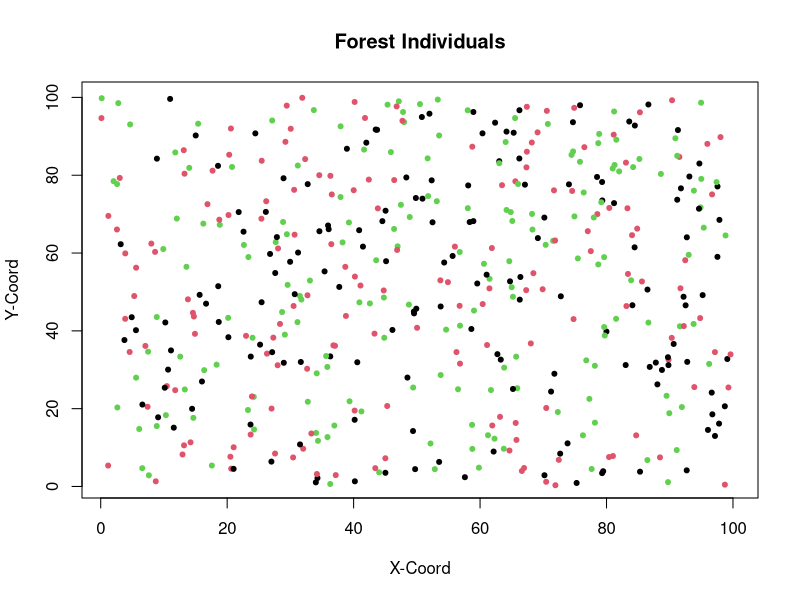

Write the R code that produced this figure. (Note: this script raises an error after producing the figure.)
#Load packages

library(tidyverse) 
library(gridExtra)



### Initialize params ###

# Set up a grid to represent land
#Place individuals on plot
xsize = ysize = 100

numInd = 500
numSpecies = 3
data <-  tibble("ID" = 1:numInd, "age" = 3, 
                 species = sample(numSpecies, numInd, replace = TRUE), "xlocation" = runif(numInd, 0, 100), 
                 "ylocation" = runif(numInd,0,100), "parentalDistance" = 0)
#Ignore:
#sample(150, numInd, replace = TRUE)

herbivores <- data %>%  slice_sample(n = 250) %>% select(-c(ID, age, parentalDistance))
herbivores <- herbivores %>% mutate(ID = 1:nrow(herbivores), age = 0)
plot(data$xlocation, data$ylocation, col = data$species, pch = 20, xlim = c(1,100), ylim = c(1,100),
     xlab = "X-Coord", ylab = "Y-Coord", main = "Forest Individuals")



#Set up rates of birth/death/growth etc...
deltaT = 1 #1 year periods of growth
ageChange = deltaT
maxAge = 150
seeds = 1
dispParam = 5 #dispersalParam
DensParam = 0.3 #DensityParamx
# DensParam1 = 2
uniqueSp = unique(data$species)
numYears = 10000




#Herbivore initials
HerbDensParam = 5
HerbEffectiveness = 1.2

# Used for summary statistics
speciesPop = NULL
herbPop = NULL
agePops = NULL
herbAgePop = NULL
denseSpecies <- NULL




### MAIN LOOP ####


for(t in seq(0, numYears, by = deltaT)){ 
  #grow
  data$age = data$age + deltaT
  herbivores$age = herbivores$age + 1
  
  #disperse seeds/
  adults <- data[data$age > 3, ]
  Ind = data[1, ]
  babies <- dispersal(adults)
  #survival of seeds
  #babies <- seedPredation(babies, babies$parentalDistance)
  data <- bind_rows(data, babies)
  #Do not let trees grow on top of eachother
  data <- treeProximity(data)
  #Background death of adults. Death rate decreases with age
  data <- backgroundDeath(data, data$age)
  
  #Conspecific density death
  #livePastDens = NULL
  #for (k in 1:length(uniqueSp)){
  #   sp = uniqueSp[k]
  #   subPop = subset(data, species == sp)
  #   survived <- densityPredation(subPop)
  #   livePastDens <-  bind_rows(livePastDens, survived)
  #   livePastDens <- livePastDens[order(livePastDens$ID), ]
  # }
  #data <- livePastDens
  #trees over max age die
  
  countSpecies <- speciesSize(data$species)
  speciesPop <-  bind_rows(speciesPop, countSpecies)
  
  #Herbivores die
  herbivores <- herbivoreDeath(data, herbivores)
  
  
  #Herbivores reproduce
  newHerbivores <- herbivoreGrowth(data, herbivores)
  herbivores <- bind_rows(herbivores, newHerbivores)
  herbivores <- herbivores[!duplicated(herbivores$xlocation) & !duplicated(herbivores$ylocation),]
  
  #Supplemental
  countHerbs <- speciesSize(herbivores$species)
  herbPop <- bind_rows(herbPop, countHerbs)
  
  #Herbivores damage trees
  data <-  herbivory(data, herbivores)
  
  
  #Supp  functions/Statistics
  ages <- tibble("gen" = t, "babies" = nrow(subset(data, age < 6)), "young" = nrow(subset(data, age >= 6 & age <=20)), "middle aged" = nrow(subset(data, age > 20 &
                                                                                                   age < 50)), 
                 "old" = nrow(subset(data, age >= 50)))
  
  herbAges <- tibble("gen" = t, "babies" = nrow(subset(herbivores, age < 6)), 
                     "young" = nrow(subset(herbivores, age >= 6 & age <=20)),
                     "middle aged" = nrow(subset(herbivores, age > 20 &                                                                                                                                 age < 50)), 
                     "old" = nrow(subset(herbivores, age >= 50)))
  currentDens <- tibble("gen" = t, "num" = speciesDense(data))
  
  denseSpecies <- bind_rows(denseSpecies, currentDens)
  agePops <- bind_rows(agePops, ages)
  herbAgePop <- bind_rows(herbAgePop, herbAges)
  plot(data$xlocation, data$ylocation, col = data$species, pch = 20, xlim = c(1,100), ylim = c(1,100))
  #plot(herbivores$xlocation, herbivores$ylocation, col = herbivores$species, pch = 20, xlim = c(1,100), ylim = c(1,100))
  
  print(t)

}


##### MAIN FUNCTIONS #######

#Disperse 10 seeds per parent
dispersal <- function(Trees){
  if(nrow(Trees)>0){
    babies = NULL
    for (i in 1:nrow(Trees)){
      eachAdult = Trees[i,]
      for (j in 1:seeds){
        baby = Trees[1, ]
        baby$age = as.integer(0)
        baby$ID  = max(data$ID) + (10*(i-1)) + j
        baby$species  =  eachAdult$species
        babyDist = (rnorm(1, mean=0, sd=dispParam))
        xDirection = runif(1)
        baby$xlocation = ((xDirection*babyDist) + eachAdult$xlocation) %% xsize
        baby$ylocation = (((1-xDirection) * babyDist) + eachAdult$ylocation) %% ysize
        baby$parentalDistance = abs(babyDist)
        babies <- bind_rows(babies, baby)
      }
    }
    return(babies)
  }
    
}

treeProximity <- function(trees){
  tooClose = NULL
  for(i in 1:nrow(trees)){
    ind <- trees[i, ]
    xNeighbors = data.frame(subset(trees, xlocation <= ind$xlocation + DensParam &
                                       xlocation >= ind$xlocation - DensParam))
    yNeighbors = data.frame(subset(trees, ylocation <= ind$ylocation + DensParam &
                                     ylocation >= ind$ylocation - DensParam))
    neighbors = intersect(xNeighbors, yNeighbors)
    neighbors = unique(neighbors)
    neighbors <- subset(neighbors, ID != ind$ID)
    if(ind$age == 0 & nrow(neighbors) > 0){
      tooClose <- bind_rows(tooClose, ind)
    }
  }
  return(subset(trees, !(ID %in% tooClose$ID)))
}

#Natural Background death
backgroundDeath <- function(population, age){
  living = c()
  probDeath = c()
  for (i in 1:nrow(population)){
    probDeath[i] <- ifelse(age[i] > 0,  0.3/(age[i]), 0.35)
    alive <- (runif(1) > probDeath[i])
    living[i] = alive
  }
  return(population[living,])
}




#### HERBIVORY FUNCTIONS ######


#Herbivory function: herbivores kill trees
herbivory <- function(trees, herbivores){
  deadTrees = NULL
  for (i in 1:nrow(herbivores)){
    indHerbivore = herbivores[i, ]
    infected = data[data$xlocation == indHerbivore$xlocation  & data$ylocation == indHerbivore$ylocation, ]
    probSurv = (((infected$age+1)) / (((indHerbivore$age)+1)*HerbEffectiveness))
    if(probSurv < abs(rnorm(1))){
      deadTrees <- bind_rows(deadTrees, infected)
    }
  }
  deadID = deadTrees$ID
  return(subset(trees, !(ID %in% deadID)))
}

herbivoreGrowth <- function(trees, herbivores){
  infectedTrees <- NULL
  for (i in 1:nrow(herbivores)){
    indHerbivore <- herbivores[i, ]
    infectedTree <- subset(trees, xlocation > indHerbivore$xlocation - (HerbDensParam)
                           & xlocation < indHerbivore$xlocation + (HerbDensParam )
                           & ylocation > indHerbivore$ylocation - (HerbDensParam)
                           & ylocation < indHerbivore$ylocation + (HerbDensParam )
                           & species == indHerbivore$species)
    infectedTree <- subset(infectedTree, (xlocation != indHerbivore$xlocation | ylocation != indHerbivore$ylocation))
    infectedTrees <- bind_rows(infectedTrees, infectedTree)
  }
  if(nrow(infectedTrees) > 0){
    newHerbivores <- infectedTrees %>%  select(-c(parentalDistance, ID, age)) %>% 
      mutate(ID = seq(max(herbivores$ID)+1, 
      max(herbivores$ID)+nrow(infectedTrees)), age = 0)
  }else{
    newHerbivores <- NULL
  }
  return(newHerbivores)
}

herbivoreDeath <- function(trees, herbivores){
  dead = NULL
  totalInf = NULL
  for (i in 1:nrow(herbivores)){
    indHerbivore = herbivores[i, ]
    infected = data[data$xlocation == indHerbivore$xlocation  & data$ylocation == indHerbivore$ylocation, ]
    if (nrow(infected) < 1){
      dead <- bind_rows(dead, indHerbivore)
    }
  }
  herbID = dead$ID
  return(subset(herbivores, !(ID %in% herbID)))
}






### SUPPLEMENTAL FUNCTIONS###


#Plot pathogen vs trees
grid.arrange(plotSpecies(speciesPop), plotHerbSpecies(herbPop), ncol = 1)


#Plot the age distribution over time of trees
agePops1 <-  pivot_longer(agePops, cols = !gen, names_to = "Group", values_to = "Count")
agePopGraph <- ggplot(agePops1, aes(gen, Count, color = Group))+
  geom_line()

herbAgePop1 <-  pivot_longer(herbAgePop, cols = !gen, names_to = "Group", values_to = "Count")
herbAgeGraph <- ggplot(herbAgePop1, aes(gen, Count, color = Group))+
  geom_line()

grid.arrange(agePopGraph, herbAgeGraph, ncol = 1)


#plot adult pop
herbivoreOld <- subset(herbivores, age > 50)
herbAgePopOld <-  pivot_longer(herbivoreOld, cols = !gen, names_to = "Group", values_to = "Count")
herbAgeGraph <- ggplot(herbAgePopOld, aes(gen, Count, color = Group))+
  geom_line()


agePopGraph <- ggplot(agePops, aes(gen, old))+
  geom_line()

#Plot species density
ggplot(data = denseSpecies, aes(x = gen, y= num))+
  geom_line()

#Used to plot population over time
plotSize <- function(popSize){
  popTime <- tibble("gen" = c(1:length(popSize)), "population" = popSize)
  plot(popTime$gen, popTime$population, type = "b", col = "blue")
}

#used to plot average density for a specific parameter
densSize <- function(xlocation, ylocation){
  Densities = NULL
  for (i in seq(0,95, by = 5)){
    popSegment = subset(xlocation, xlocation > i & xlocation < i+5)
    Densities = c(Densities, length(popSegment))
  }
  return(mean(Densities))
}

#Track population of each species
speciesSize <- function(speciesTypes){
  a = speciesTypes[speciesTypes == 1]
  b = speciesTypes[speciesTypes == 2]
  c = speciesTypes[speciesTypes == 3]
  
  df <- tibble("Species 1" = length(a), "Species 2" = length(b), "Species 3" = length(c))
  return(df)
}


#Plot amount of each species
plotSpecies <- function(speciesPop){
  speciesPop <- add_column(speciesPop, gen = 1:nrow(speciesPop))
  speciesPop <- pivot_longer(speciesPop, cols = starts_with("Species"), names_to = "Species",
                             names_prefix = "Species ", values_to = "Count")
  ggplot(data = speciesPop, aes(gen, Count, col = Species))+
    geom_point()+
    geom_line()+
    ylim(0, max(speciesPop$Count))+
    ylab("Tree Count")
  
}
plotHerbSpecies <- function(speciesPop){
  speciesPop <- add_column(speciesPop, gen = 1:nrow(speciesPop))
  speciesPop <- pivot_longer(speciesPop, cols = starts_with("Species"), names_to = "Species",
                             names_prefix = "Species ", values_to = "Count")
  ggplot(data = speciesPop, aes(gen, Count, col = Species))+
    geom_point()+
    geom_line()+
    ylim(0, max(speciesPop$Count))+
    ylab("Herbivore Count")
  
}

speciesDense <- function(population){
  totalNeighbors <- tibble("set" = NULL, "neighbors" = NULL)
  for (i in seq(0,100,5)){
      numNeighbors <- nrow(subset(population, species == 1 & xlocation > (i-5) & xlocation <= i
                                  & ylocation > (i-5) & ylocation < (i)))
      currentNeighbors <- tibble("set" = (i/5), "neighbors" = numNeighbors)
      totalNeighbors <- bind_rows(totalNeighbors, currentNeighbors)
  }
  avg = mean(totalNeighbors$neighbors)
  return(avg)
  }
#If want to track pop/dens put this in main loop and recreate variables popSize and avgDens
#Then use plotSize and densSize functions
popSize = c(popSize, nrow(data))
currentDens <- densSize(data$xlocation, data$ylocation)
avgDens <- c(avgDens, currentDens)
